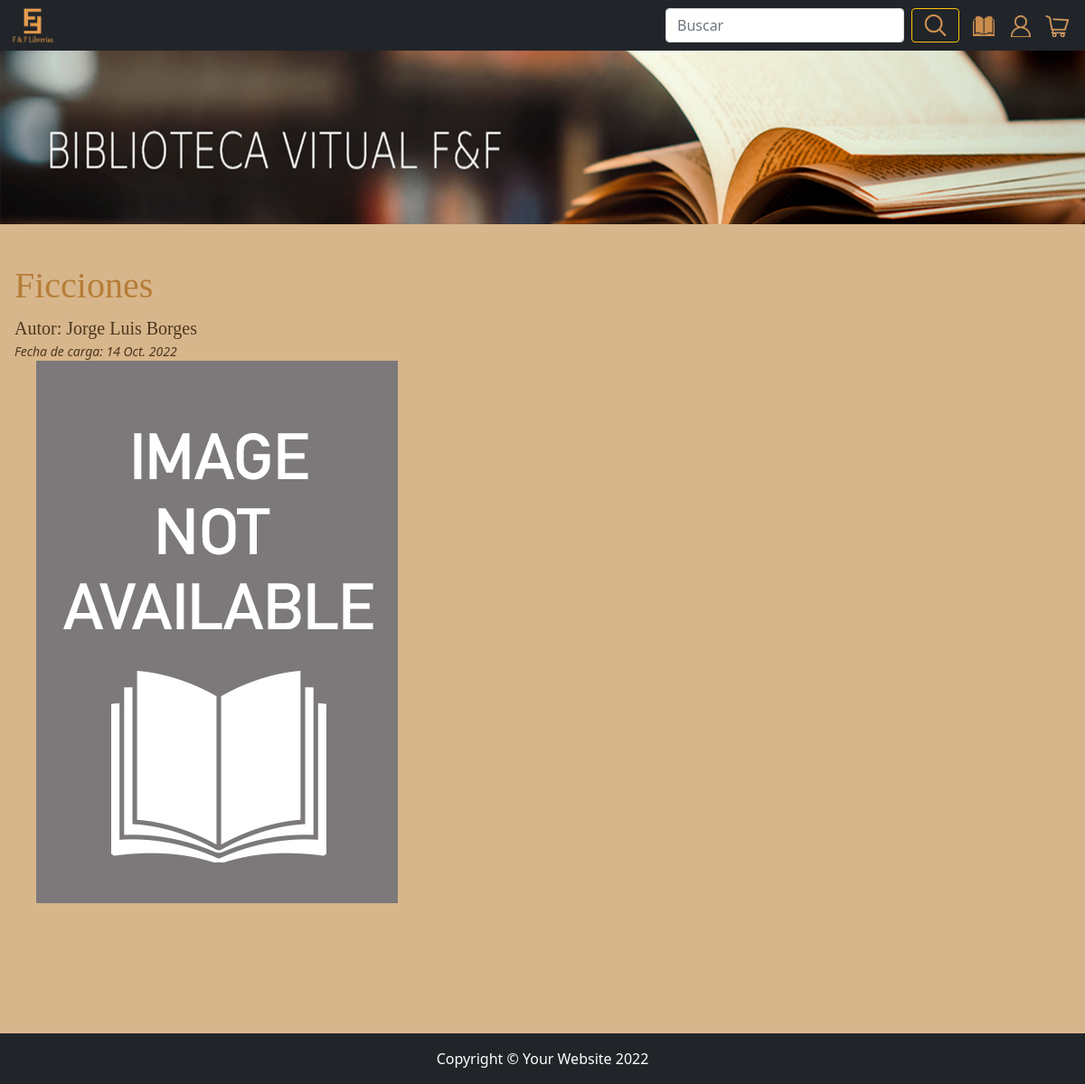
Page /LibCatalogo/blogDetail/ficciones-2022-10-14 on the committed database.
### LibCatalogo/models.py (models this page shows, shortened)
class Libros(models.Model):
    id=models.UUIDField(primary_key=True, default=uuid.uuid1, help_text="ID único de este ejemplar")
    titulo=models.CharField(max_length=50)
    genero=models.CharField(max_length=30)
    autor=models.CharField(max_length=50)
    descripcion=RichTextField(max_length=300)
    idioma=models.CharField(max_length=50)
    portada= models.ImageField(upload_to='avatares')
    post_date= models.DateField(default=date.today)
    slug=models.CharField(max_length=1000, null=True, blank=True)

### LibCatalogo/views.py (the view)
# urls.py: path('blogDetail/<str:slug_url>', blog_detail, name='blogDetail'),
def blog_detail(request, slug_url):
    blog = Libros.objects.get(slug=slug_url)
    return render (request, "LibCatalogo/blog_detail.html", {'blog':blog})

### LibCatalogo/templates/LibCatalogo/blog_detail.html (shortened to what this page needs)
{% extends "LibCatalogo/padre.html" %}
{% load static %}
{% block contenido1 %}
<div class="row">
    <div class="col-md-8">
        <h1 style="font-family: Impact; font-size: 40px; color: #b67d37"> {{ blog.titulo }} </h1>
        <span style="font-family: Impact; font-size: 20px; color: #4c371e">Autor: {{blog.autor}}</span>
        <div>
            <small style="font-style: italic; color: #4c371e"> Fecha de carga: {{ blog.post_date }}</small>
        </div>
        <div class="container jutify-content-left">
            <img src="{{ blog.portada }}" >
        </div>
    </div>
</div>
{% endblock %}

### rows in the picture
Libros: titulo "Ficciones", autor "Jorge Luis Borges", post_date "14 Oct. 2022", portada (placeholder picture)
